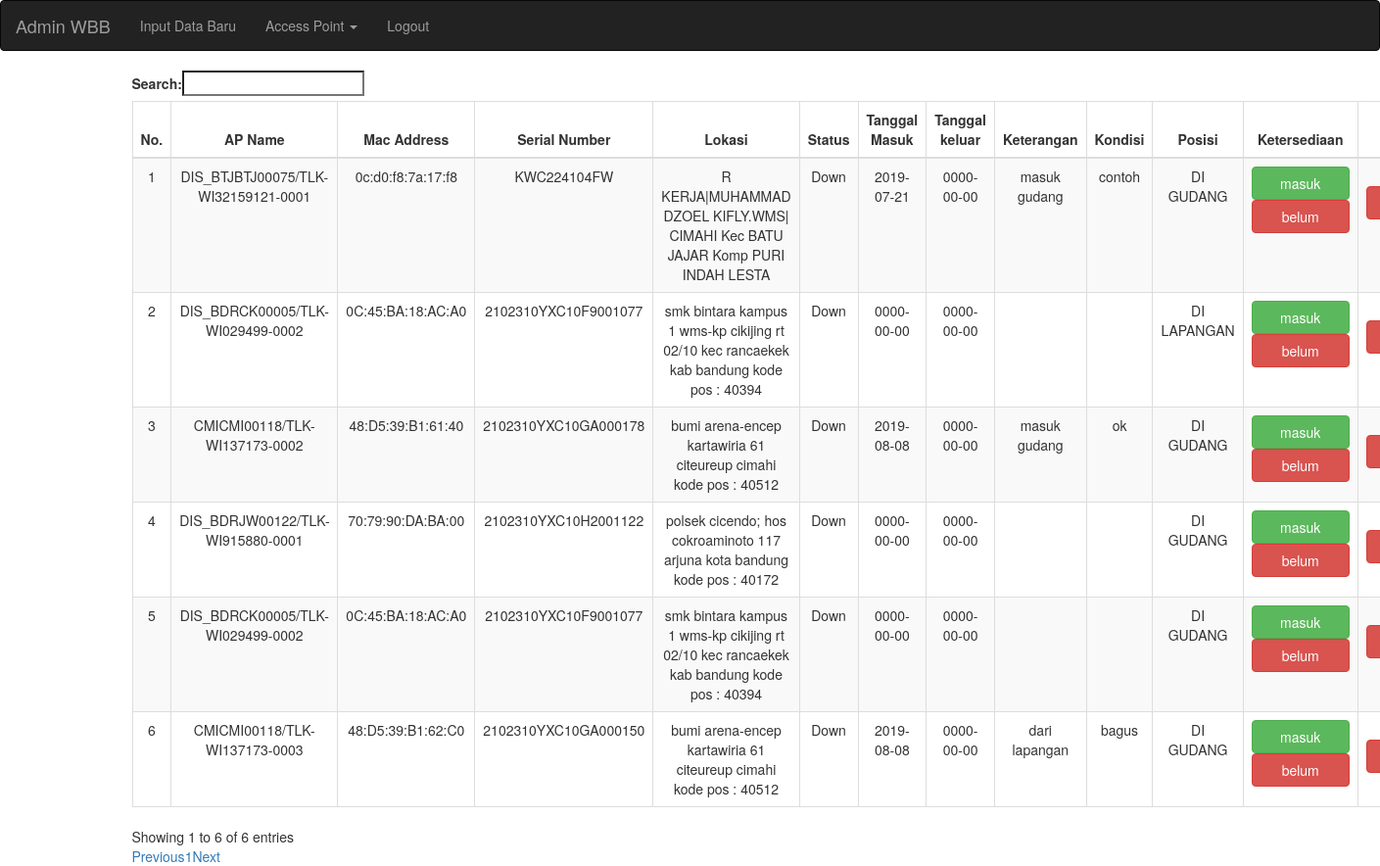
Screenshot of /apchecking.php with the database file from the repository.
### tables this page shows
CREATE TABLE `data` (
  `id` int(16) NOT NULL,
  `ap_name` varchar(100) NOT NULL,
  `mac_address` varchar(50) NOT NULL,
  `serial_number` varchar(50) NOT NULL,
  `lokasi` varchar(200) NOT NULL,
  `status` varchar(20) NOT NULL,
  `tanggal_masuk` date NOT NULL,
  `tanggal_keluar` date NOT NULL,
  `keterangan` varchar(100) NOT NULL,
  `kondisi` varchar(20) NOT NULL
);

CREATE TABLE `konfirm` (
  `id` int(16) NOT NULL,
  `konfirmasi` varchar(20) NOT NULL
);

### apchecking.php (the view, shortened to what this page needs)
<!DOCTYPE html>
<?php include "config.php"; ?>
<html>
<head>
	<link rel="stylesheet" href="https://maxcdn.bootstrapcdn.com/bootstrap/3.3.7/css/bootstrap.min.css">
</head>
<?php
	$i = 1;
	$query = mysqli_query($conn, "SELECT * FROM data INNER JOIN konfirm ON data.id = konfirm.id;");
?>
<body>
	<div>
        <nav class="navbar navbar-inverse">
  			<div class="container-fluid">
    		<div class="navbar-header">
      			<a class="navbar-brand" href="#">Admin WBB</a>
    		</div>
    			<ul class="nav navbar-nav">
      				<li><a href="insert.php">Input Data Baru</a></li>
      				<li class="dropdown">
        			<a class="dropdown-toggle" data-toggle="dropdown" href="#">Access Point
        			<span class="caret"></span></a>
      				</li>
      				<li><a href="logout.php">Logout</a></li>
    			</ul>
  			</div>
		</nav>
	</div>
	<div class="container">
		<table id="example" class="table table-striped table-bordered" style="width:100%">
			<thead>
				<tr>
					<th style="width: 40px; text-align: center;">No.</th>
					<th style="width: 100px; text-align: center;">AP Name</th>
					<th style="width: 100px; text-align: center;">Mac Address</th>
					<th style="width: 100px; text-align: center;">Serial Number</th>
					<th style="width: 100px; text-align: center;">Lokasi</th>
					<th style="width: 100px; text-align: center;">Status</th>
					<th style="width: 100px; text-align: center;">Tanggal Masuk</th>
					<th style="width: 100px; text-align: center;">Tanggal keluar</th>
					<th style="width: 100px; text-align: center;">Keterangan</th>
					<th style="width: 500px; text-align: center;">Kondisi</th>
					<th style="width: 100px; text-align: center;">Posisi</th>
					<th style="width: 100px; text-align: center;">Ketersediaan</th>
					<th style="width: 100px; text-align: center;">Aksi</th>
				</tr>
			<tbody>
				<?php while ($key = mysqli_fetch_array($query)){?>
				<tr>
					<td style="text-align: center;"><?php echo $i; ?></td>
					<td style="text-align: center;"><?php echo $key['ap_name']; ?></td>
					<td style="text-align: center;"><?php echo $key['mac_address']; ?></td>
					<td style="text-align: center;"><?php echo $key['serial_number']; ?></td>
					<td style="text-align: center;"><?php echo $key['lokasi']; ?></td>
					<td style="text-align: center;"><?php echo $key['status']; ?></td>
					<td style="text-align: center;"><?php echo $key['tanggal_masuk']; ?></td>
					<td style="text-align: center;"><?php echo $key['tanggal_keluar']; ?></td>
					<td style="text-align: center;"><?php echo $key['keterangan']; ?></td>
					<td style="text-align: center;"><?php echo $key['kondisi']; ?></td>
					<td style="text-align: center;"><?php echo $key['konfirmasi']; ?></td>
					<td style="text-align: center;">
					<form action="konfirm.php" method="post" accept-charset="utf-8">
						<input type="submit" name="yes" class="btn btn-success aw" value="masuk">
						<input type="submit" name="no" class="btn btn-danger aw" value="belum">
					</form>
					</td>
					<td style="text-align: center;"><a href="edit.php?mac_address=<?php echo $key['mac_address']; ?>">Edit</a>
					<form action="action.php" method="post" accept-charset="utf-8">
						<input type="submit" name="delete" class="btn btn-danger aw" value="Delete">
					</form>
					</td>
				</tr>
				<?php $i++; }; ?>
			</tbody>
		</table>
	</div>
</body>
</html>

### apchecking.php (style rules this page uses)
.aw { width: 100px; }

### rows the page displays
data: ap_name "DIS_BTJBTJ00075/TLK-WI32159121-0001", mac_address "0c:d0:f8:7a:17:f8", serial_number "KWC224104FW", lokasi "R KERJA|MUHAMMAD DZOEL KIFLY.WMS| CIMAHI Kec BATU JAJAR Komp PURI INDAH LESTA", status "Down", tanggal_masuk "2019-07-21", tanggal_keluar "0000-00-00", keterangan "masuk gudang", kondisi "contoh", konfirm.konfirmasi "DI GUDANG"
data: ap_name "DIS_BDRCK00005/TLK-WI029499-0002", mac_address "0C:45:BA:18:AC:A0", serial_number "2102310YXC10F9001077", lokasi "smk bintara kampus 1 wms-kp cikijing rt 02/10 kec rancaekek kab bandung kode pos : 40394", status "Down", tanggal_masuk "0000-00-00", tanggal_keluar "0000-00-00", konfirm.konfirmasi "DI LAPANGAN"
data: ap_name "CMICMI00118/TLK-WI137173-0002", mac_address "48:D5:39:B1:61:40", serial_number "2102310YXC10GA000178", lokasi "bumi arena-encep kartawiria 61 citeureup cimahi kode pos : 40512", status "Down", tanggal_masuk "2019-08-08", tanggal_keluar "0000-00-00", keterangan "masuk gudang", kondisi "ok", konfirm.konfirmasi "DI GUDANG"
data: ap_name "DIS_BDRJW00122/TLK-WI915880-0001", mac_address "70:79:90:DA:BA:00", serial_number "2102310YXC10H2001122", lokasi "polsek cicendo; hos cokroaminoto 117 arjuna kota bandung kode pos : 40172", status "Down", tanggal_masuk "0000-00-00", tanggal_keluar "0000-00-00", konfirm.konfirmasi "DI GUDANG"
data: ap_name "DIS_BDRCK00005/TLK-WI029499-0002", mac_address "0C:45:BA:18:AC:A0", serial_number "2102310YXC10F9001077", lokasi "smk bintara kampus 1 wms-kp cikijing rt 02/10 kec rancaekek kab bandung kode pos : 40394", status "Down", tanggal_masuk "0000-00-00", tanggal_keluar "0000-00-00", konfirm.konfirmasi "DI GUDANG"
data: ap_name "CMICMI00118/TLK-WI137173-0003", mac_address "48:D5:39:B1:62:C0", serial_number "2102310YXC10GA000150", lokasi "bumi arena-encep kartawiria 61 citeureup cimahi kode pos : 40512", status "Down", tanggal_masuk "2019-08-08", tanggal_keluar "0000-00-00", keterangan "dari lapangan", kondisi "bagus", konfirm.konfirmasi "DI GUDANG"
